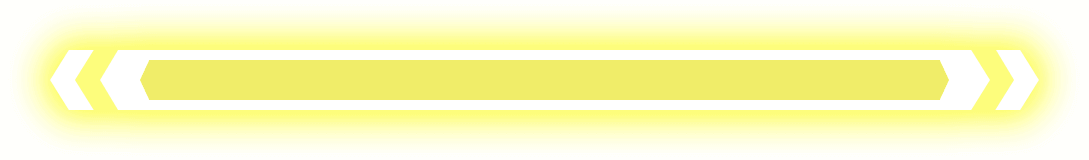
#> input picture Renderer/Source/DragHL.png, 1089 x 160 px
$ python -i Animation.py   (imports and definitions only)
#> lines starting #> are read from the running program, lines starting #| are printed output that depends on the picture
#> further down, picture is the input picture: PIL image 1089x160 P; mean R, G, B, A 251.9, 251.3, 122.9, 139.5
# -*- coding: utf-8 -*-
import cv2
import numpy
from PIL import Image, ImageChops, ImageDraw, ImageFont, ImageFilter, ImageEnhance
import FFM as ffmpy
from pydub import AudioSegment

# [19 lines left out: functions Trim, Blur_background, not called in this run]

def Parallel(img):
    Pic_rot=img.rotate(15,expand=True)
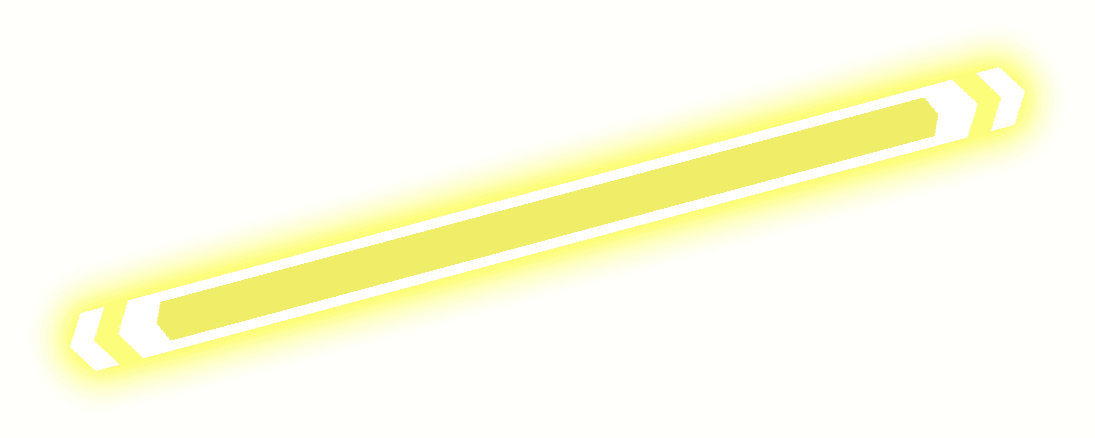
#> Pic_rot: PIL image 1095x438 P; mean R, G, B, A 253.9, 253.7, 111.5, 53.2; transparent parts drawn white
    gauge1=int(img.height*numpy.sin(numpy.pi/12))
#> gauge1 = 41
    gauge2=Pic_rot.width-gauge1
#> gauge2 = 1054
    cut1=Pic_rot.crop((gauge1,0,gauge2,Pic_rot.height))
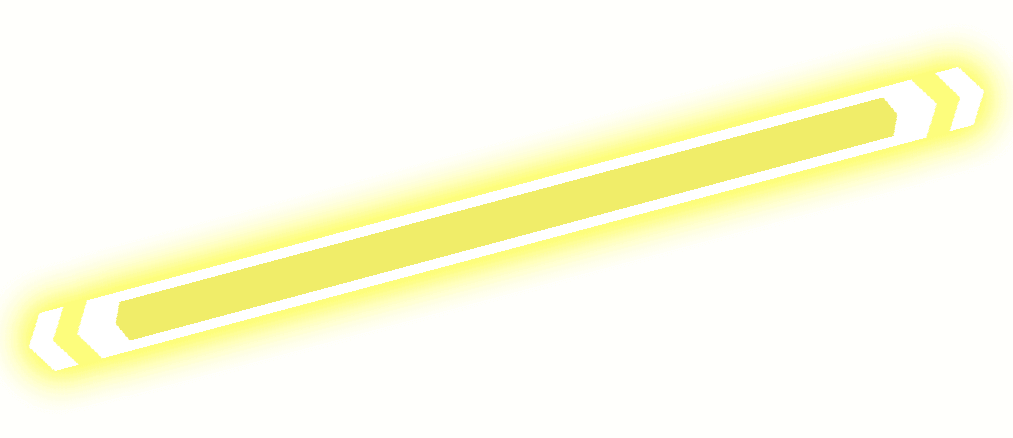
#> cut1: PIL image 1013x438 P; mean R, G, B, A 253.8, 253.6, 112.1, 57.2; transparent parts drawn white
    Pic_rotback=cut1.rotate(-15,expand=True)
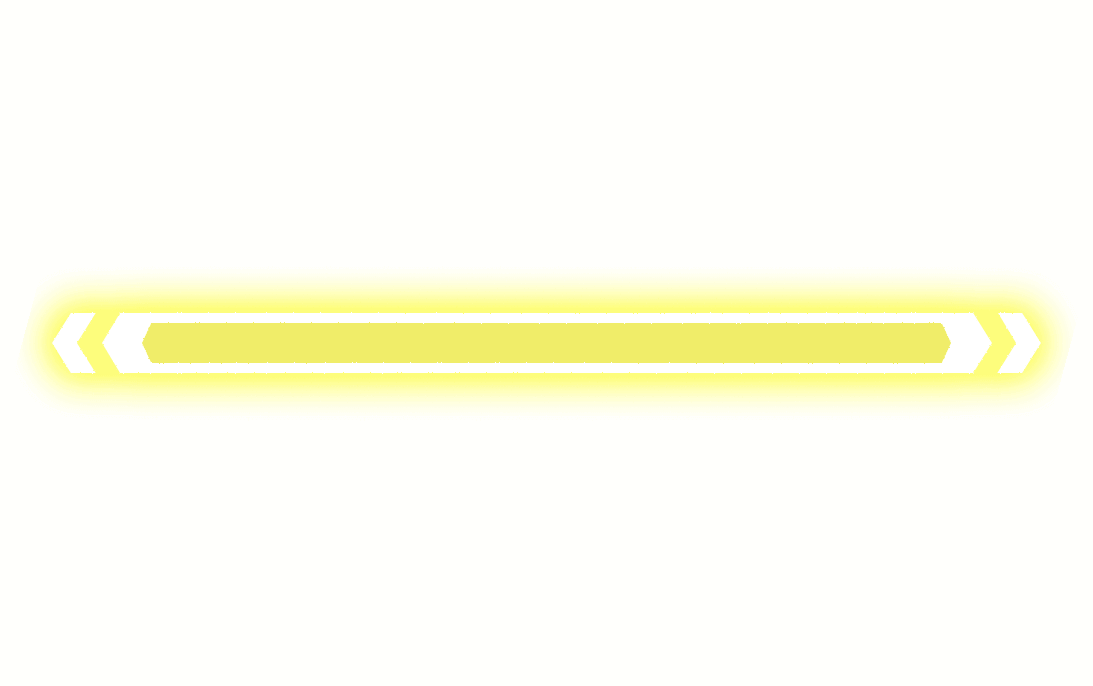
#> Pic_rotback: PIL image 1093x686 P; mean R, G, B, A 254.3, 254.1, 109.2, 35.5; transparent parts drawn white
    gauge3=int(Pic_rotback.height/2-img.height/2)
#> gauge3 = 263
    gauge4=Pic_rotback.height-gauge3
#> gauge4 = 423
    final=Pic_rotback.crop((0,gauge3,Pic_rotback.width,gauge4))
    return final

# [127 lines left out: functions change_opacity, Draw_1, Draw_2, Draw_3, result_1, result_2 and 4 more, not called in this run]

def start(data):
    pass

# [125 lines left out: function end, not called in this run]


>>> from PIL import Image
>>> picture = Image.open('Source/DragHL.png')
>>> result = Parallel(picture)

$ run again, on Renderer/Source/Hold.png
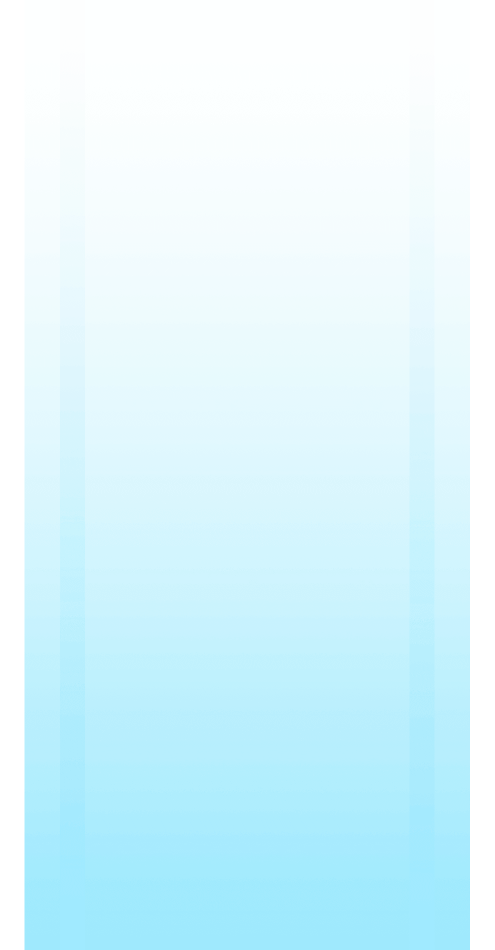
#> input picture Renderer/Source/Hold.png, 989 x 1900 px (shown at 1/2 size)
#> picture is the input picture: PIL image 989x1900 P; mean R, G, B, A 197.7, 232.6, 241.4, 176.1
#> in Parallel, `Pic_rotback=cut1.rotate(-15,expand=True)`:
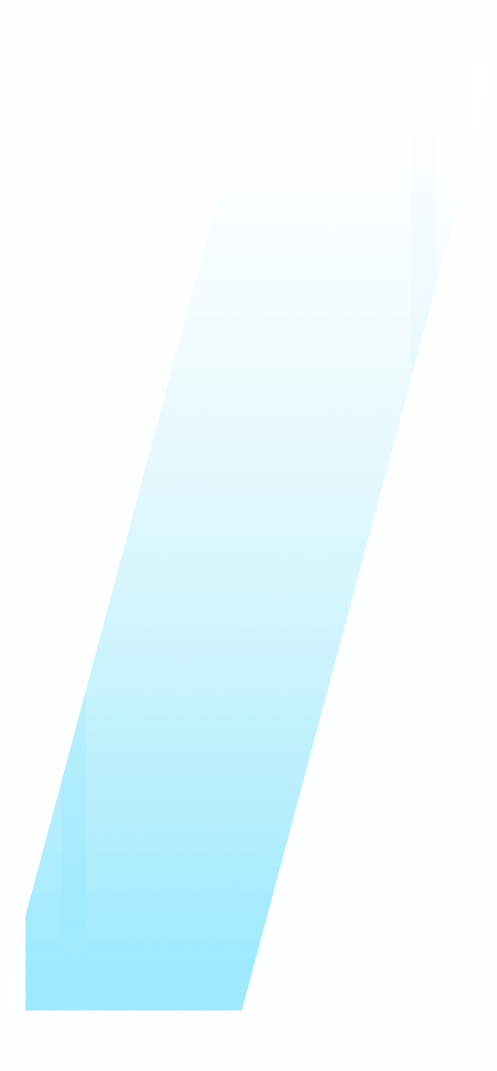
#> Pic_rotback: PIL image 993x2142 P (shown at 1/2 size); mean R, G, B, A 230.6, 249.4, 253.6, 135.7; transparent parts drawn white
#> in Parallel, `final=Pic_rotback.crop((0,gauge3,Pic_rotback.width,gauge4))`:
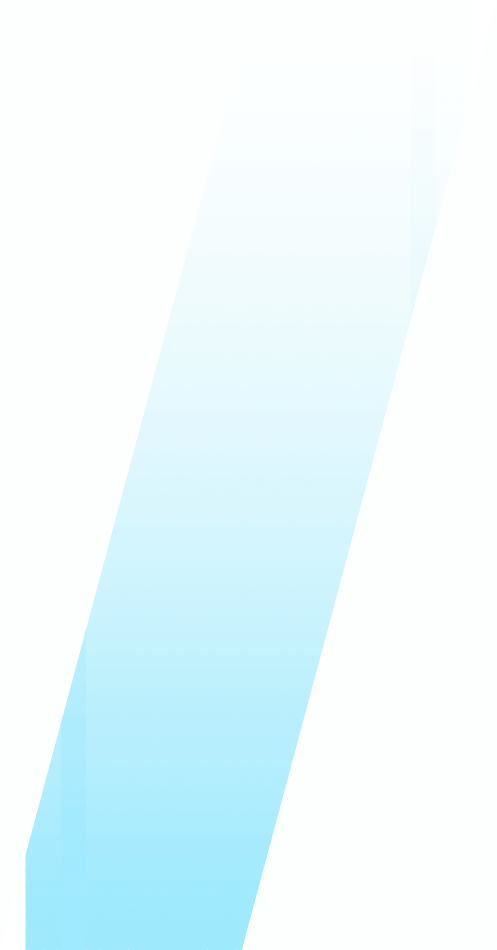
#> final: PIL image 993x1900 P (shown at 1/2 size); mean R, G, B, A 228, 248.7, 253.4, 139.7; transparent parts drawn white
